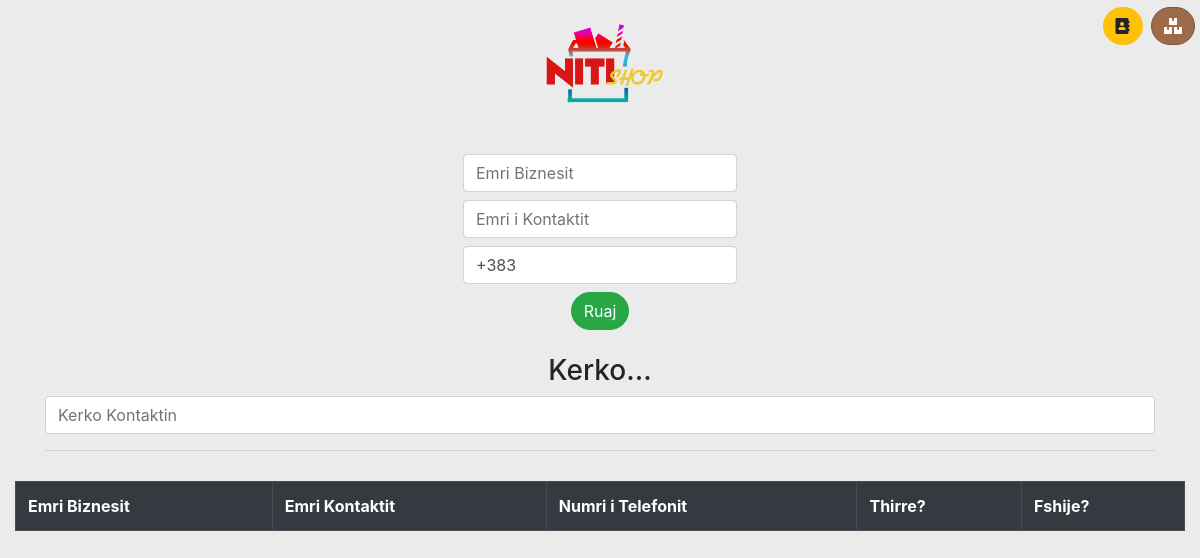
The app's page /suppliers/, older data.
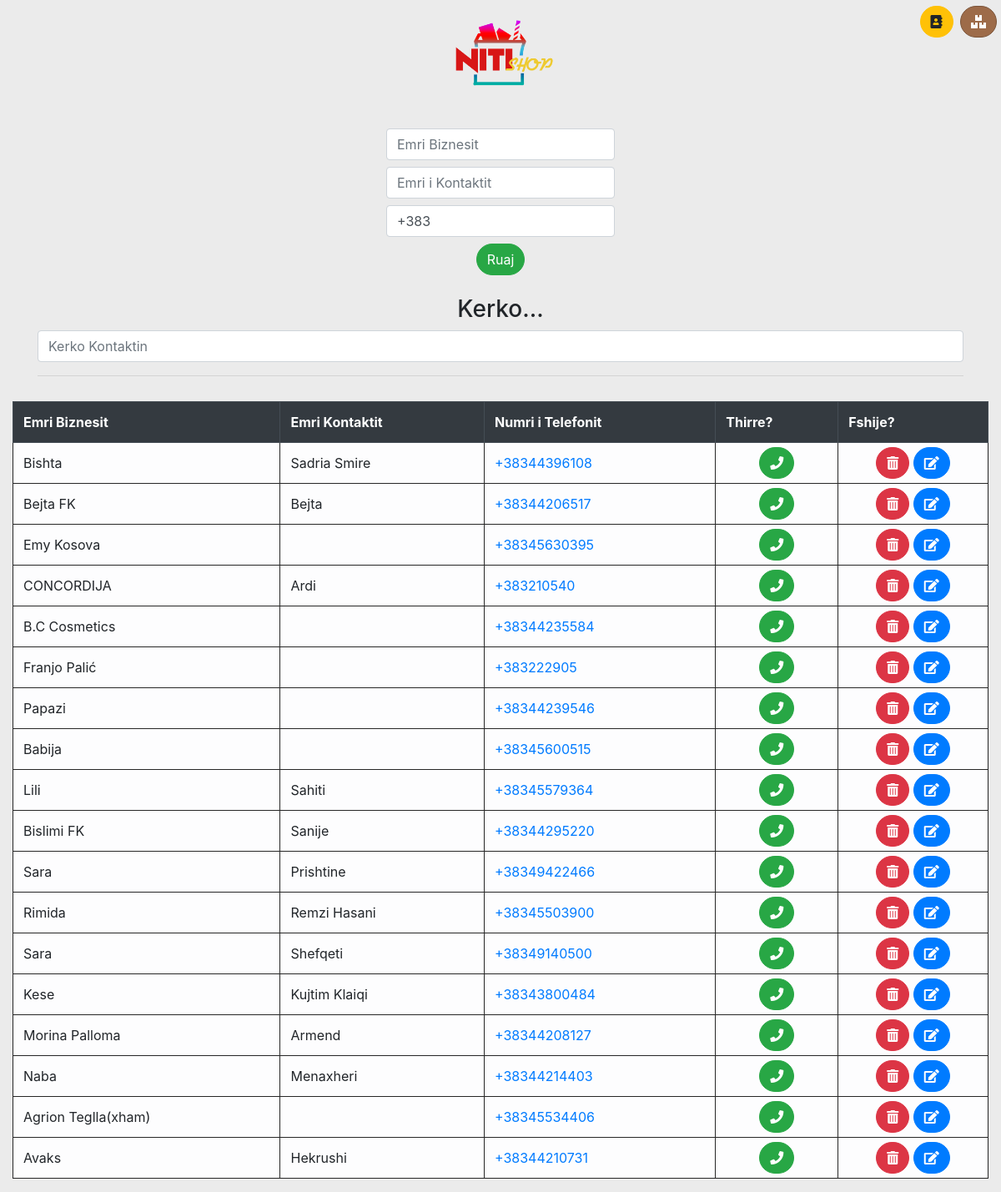
The same page, newer data.
### nitishop/models.py (models this page shows, shortened)
class Suppliers(models.Model):
    supplier_name = models.CharField(max_length=85, blank=True)
    contact_name = models.CharField(max_length=85, blank=True)
    tel_number = models.CharField(max_length=14, blank=True)

### nitishop/views.py (the view)
# urls.py: path('suppliers/', suppliers, name='suppliers'),
def suppliers(request):
    if request.method == 'POST':
        form = SupplierForm(request.POST)
        if form.is_valid():
            clean = form.cleaned_data
            s = Suppliers()
            s.supplier_name = clean['supplier_name']
            s.contact_name = clean['contact_name']
            s.tel_number = clean['tel_number']
            s.save()
            request.session['success'] = 'Furnizuesi u regjistrua!'
            request.session.set_expiry(1)
            return redirect('suppliers')
    else:
        form = SupplierForm()
    results = Suppliers.objects.order_by('id')
    return render(request, 'suppliers.html', {'form': form, 'data': results})

### nitishop/forms.py
class SupplierForm(forms.Form):
    supplier_name = forms.CharField(label='Emri Furnitorit', widget=forms.TextInput(attrs={'class': 'form-control mb-2', 'placeholder': 'Emri Biznesit'}), required=False)
    contact_name = forms.CharField(label='Emri Kontaktit', widget=forms.TextInput(attrs={'class': 'form-control mb-2', 'placeholder': 'Emri i Kontaktit'}), required=False)
    tel_number = forms.CharField(label='Numri i Telefonit', widget=forms.TextInput(attrs={'class': 'form-control mb-2', 'placeholder': 'Emri Biznesit'}), initial='+383', required=False)

### templates/suppliers.html (shortened to what this page needs)
{% extends 'base.html' %}
{% block content %}
    <div class="d-flex justify-content-center">
    <div class="row">
<form method="POST" class="text-center">
   {{ form.supplier_name }}
    {{ form.contact_name }}
    {{ form.tel_number }}
              <button type="submit" class="btn btn-success">Ruaj</button>
</form>
        </div>
        </div>
    <br>
    <h3 class="text-center">Kerko...</h3>
    <input type="search" class="form-control search-input" id="searching" placeholder="Kerko Kontaktin">
    <hr>
{% endblock %}
    {% block table %}
    <div class="table-responsive">
    <table class="table table-bordered table-light table-hover customers-list">
    <thead class="thead-dark">
    <tr>
        <th>Emri Biznesit</th>
        <th>Emri Kontaktit</th>
        <th>Numri i Telefonit</th>
        <th>Thirre?</th>
        <th>Fshije?</th>
    </tr>
    </thead>
    <tbody id="table-content">
    {% for i in data %}
</div>
    <tr>
        <td>{{ i.supplier_name }}</td>
    <td>{{ i.contact_name }}</td>
    <td><a href="tel:{{ i.tel_number }}">{{ i.tel_number }}</a></td>
    <td style="padding: 5px" class="justify-conent-center text-center"><a href="tel:{{ i.tel_number }}"><button class="btn btn-success btn-md"><i class="fas fa-phone"></i></button></a></td>
    <td style="padding: 5px" class="justify-conent-center text-center"><a href="{% url 'del_supplier' o_id=i.id %}"><button class="btn btn-danger"><i class="fas fa-trash-alt"></i></button></a> <button type="button" class="btn btn-primary" data-toggle="modal" data-target="#exampleModal"><i class="fas fa-edit"></i></button> </td>
    </tr>
    {% endfor %}
    </tbody>
    </table>
    </div>
{% endblock %}

Row changes from the older to the newer data that the page shows:
added Suppliers: supplier_name "Bishta", contact_name "Sadria Smire", tel_number "+38344396108"
added Suppliers: supplier_name "Bejta FK", contact_name "Bejta", tel_number "+38344206517"
added Suppliers: supplier_name "Emy Kosova", tel_number "+38345630395"
added Suppliers: supplier_name "CONCORDIJA", contact_name "Ardi", tel_number "+383210540"
added Suppliers: supplier_name "B.C Cosmetics", tel_number "+38344235584"
added Suppliers: supplier_name "Franjo Palić", tel_number "+383222905"
added Suppliers: supplier_name "Papazi", tel_number "+38344239546"
added Suppliers: supplier_name "Babija", tel_number "+38345600515"
added Suppliers: supplier_name "Lili", contact_name "Sahiti", tel_number "+38345579364"
added Suppliers: supplier_name "Bislimi FK", contact_name "Sanije", tel_number "+38344295220"
added Suppliers: supplier_name "Sara", contact_name "Prishtine", tel_number "+38349422466"
added Suppliers: supplier_name "Rimida", contact_name "Remzi Hasani", tel_number "+38345503900"
added Suppliers: supplier_name "Sara", contact_name "Shefqeti", tel_number "+38349140500"
added Suppliers: supplier_name "Kese", contact_name "Kujtim Klaiqi", tel_number "+38343800484"
added Suppliers: supplier_name "Morina Palloma", contact_name "Armend", tel_number "+38344208127"
added Suppliers: supplier_name "Naba", contact_name "Menaxheri", tel_number "+38344214403"
added Suppliers: supplier_name "Agrion Teglla(xham)", tel_number "+38345534406"
added Suppliers: supplier_name "Avaks", contact_name "Hekrushi", tel_number "+38344210731"
